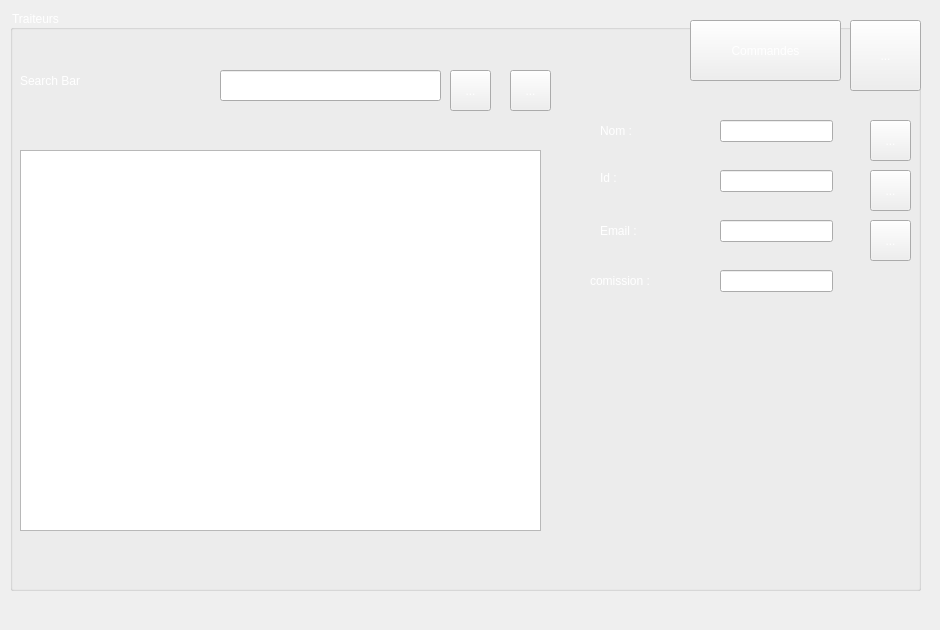
    <widget class="QWidget" name="traiteurs">
     <widget class="QLabel" name="label_37">
      <property name="geometry">
       <rect>
        <x>0</x>
        <y>0</y>
        <width>931</width>
        <height>621</height>
       </rect>
      </property>
      <property name="text">
       <string/>
      </property>
      <property name="pixmap">
       <pixmap resource="src.qrc">:/ressource/mariage.jpg</pixmap>
      </property>
      <property name="scaledContents">
       <bool>true</bool>
      </property>
     </widget>
     <widget class="QGroupBox" name="groupBox_3">
      <property name="geometry">
       <rect>
        <x>10</x>
        <y>10</y>
        <width>911</width>
        <height>581</height>
       </rect>
      </property>
      <property name="styleSheet">
       <string notr="true">color: rgb(255, 255, 255);</string>
      </property>
      <property name="title">
       <string>Traiteurs</string>
      </property>
      <widget class="QLineEdit" name="nomtrait">
       <property name="geometry">
        <rect>
         <x>710</x>
         <y>110</y>
         <width>113</width>
         <height>22</height>
        </rect>
       </property>
       <property name="styleSheet">
        <string notr="true">color: rgb(0, 0, 0);</string>
       </property>
      </widget>
      <widget class="QLineEdit" name="idtrait">
       <property name="geometry">
        <rect>
         <x>710</x>
         <y>160</y>
         <width>113</width>
         <height>22</height>
        </rect>
       </property>
       <property name="styleSheet">
        <string notr="true">color: rgb(0, 0, 0);</string>
       </property>
      </widget>
      <widget class="QLineEdit" name="mailtrait">
       <property name="geometry">
        <rect>
         <x>710</x>
         <y>210</y>
         <width>113</width>
         <height>22</height>
        </rect>
       </property>
       <property name="styleSheet">
        <string notr="true">color: rgb(0, 0, 0);</string>
       </property>
      </widget>
      <widget class="QLineEdit" name="comission">
       <property name="geometry">
        <rect>
         <x>710</x>
         <y>260</y>
         <width>113</width>
         <height>22</height>
        </rect>
       </property>
       <property name="styleSheet">
        <string notr="true">color: rgb(0, 0, 0);</string>
       </property>
      </widget>
      <widget class="QLabel" name="label_39">
       <property name="geometry">
        <rect>
         <x>590</x>
         <y>110</y>
         <width>55</width>
         <height>21</height>
        </rect>
       </property>
       <property name="text">
        <string>Nom :</string>
       </property>
      </widget>
      <widget class="QLabel" name="label_40">
       <property name="geometry">
        <rect>
         <x>590</x>
         <y>160</y>
         <width>55</width>
         <height>16</height>
        </rect>
       </property>
       <property name="text">
        <string>Id :</string>
       </property>
      </widget>
      <widget class="QLabel" name="label_41">
       <property name="geometry">
        <rect>
         <x>590</x>
         <y>210</y>
         <width>55</width>
         <height>21</height>
        </rect>
       </property>
       <property name="text">
        <string>Email :</string>
       </property>
      </widget>
      <widget class="QLabel" name="label_43">
       <property name="geometry">
        <rect>
         <x>580</x>
         <y>261</y>
         <width>71</width>
         <height>20</height>
        </rect>
       </property>
       <property name="text">
        <string>comission :</string>
       </property>
      </widget>
      <widget class="QToolButton" name="toolButton_5">
       <property name="geometry">
        <rect>
         <x>840</x>
         <y>10</y>
         <width>71</width>
         <height>71</height>
        </rect>
       </property>
       <property name="text">
        <string>...</string>
       </property>
       <property name="icon">
        <iconset resource="src.qrc">
         <normaloff>:/ressource/leftwards-black-arrow-emoji-by-twitter.png</normaloff>:/ressource/leftwards-black-arrow-emoji-by-twitter.png</iconset>
       </property>
       <property name="iconSize">
        <size>
         <width>250</width>
         <height>250</height>
        </size>
       </property>
      </widget>
      <widget class="QToolButton" name="toolButton_6">
       <property name="geometry">
        <rect>
         <x>860</x>
         <y>110</y>
         <width>41</width>
         <height>41</height>
        </rect>
       </property>
       <property name="text">
        <string>...</string>
       </property>
       <property name="icon">
        <iconset resource="src.qrc">
         <normaloff>:/ressource/add.png</normaloff>:/ressource/add.png</iconset>
       </property>
       <property name="iconSize">
        <size>
         <width>250</width>
         <height>250</height>
        </size>
       </property>
      </widget>
      <widget class="QToolButton" name="toolButton_7">
       <property name="geometry">
        <rect>
         <x>860</x>
         <y>160</y>
         <width>41</width>
         <height>41</height>
        </rect>
       </property>
       <property name="text">
        <string>...</string>
       </property>
       <property name="icon">
        <iconset resource="src.qrc">
         <normaloff>:/ressource/Delete.png</normaloff>:/ressource/Delete.png</iconset>
       </property>
       <property name="iconSize">
        <size>
         <width>250</width>
         <height>250</height>
        </size>
       </property>
      </widget>
      <widget class="QToolButton" name="toolButton_8">
       <property name="geometry">
        <rect>
         <x>860</x>
         <y>210</y>
         <width>41</width>
         <height>41</height>
        </rect>
       </property>
       <property name="text">
        <string>...</string>
       </property>
       <property name="icon">
        <iconset resource="src.qrc">
         <normaloff>:/ressource/settings.png</normaloff>:/ressource/settings.png</iconset>
       </property>
       <property name="iconSize">
        <size>
         <width>250</width>
         <height>250</height>
        </size>
       </property>
      </widget>
      <widget class="QTableView" name="TableTrait">
       <property name="geometry">
        <rect>
         <x>10</x>
         <y>140</y>
         <width>521</width>
         <height>381</height>
        </rect>
       </property>
       <property name="styleSheet">
        <string notr="true">color: rgb(0, 0, 0);</string>
       </property>
      </widget>
      <widget class="QLabel" name="label_44">
       <property name="geometry">
        <rect>
         <x>10</x>
         <y>50</y>
         <width>201</width>
         <height>41</height>
        </rect>
       </property>
       <property name="styleSheet">
        <string notr="true">font: 24pt &quot;Sachiko&quot;;
color: rgb(255, 255, 255);</string>
       </property>
       <property name="text">
        <string>Search Bar</string>
       </property>
      </widget>
      <widget class="QLineEdit" name="search">
       <property name="geometry">
        <rect>
         <x>210</x>
         <y>60</y>
         <width>221</width>
         <height>31</height>
        </rect>
       </property>
       <property name="styleSheet">
        <string notr="true">font: 10pt &quot;MS Shell Dlg 2&quot;;
color: rgb(0, 0, 0);</string>
       </property>
      </widget>
      <widget class="QToolButton" name="toolButton_11">
       <property name="geometry">
        <rect>
         <x>440</x>
         <y>60</y>
         <width>41</width>
         <height>41</height>
        </rect>
       </property>
       <property name="text">
        <string>...</string>
       </property>
       <property name="icon">
        <iconset resource="src.qrc">
         <normaloff>:/ressource/upp.png</normaloff>:/ressource/upp.png</iconset>
       </property>
       <property name="iconSize">
        <size>
         <width>250</width>
         <height>250</height>
        </size>
       </property>
      </widget>
      <widget class="QToolButton" name="toolButton_12">
       <property name="geometry">
        <rect>
         <x>500</x>
         <y>60</y>
         <width>41</width>
         <height>41</height>
        </rect>
       </property>
       <property name="text">
        <string>...</string>
       </property>
       <property name="icon">
        <iconset resource="src.qrc">
         <normaloff>:/ressource/downn.png</normaloff>:/ressource/downn.png</iconset>
       </property>
       <property name="iconSize">
        <size>
         <width>250</width>
         <height>250</height>
        </size>
       </property>
      </widget>
      <widget class="QPushButton" name="pushButton_5">
       <property name="geometry">
        <rect>
         <x>680</x>
         <y>10</y>
         <width>151</width>
         <height>61</height>
        </rect>
       </property>
       <property name="styleSheet">
        <string notr="true">background-image: url(:/ressource/mariage.jpg);
color: rgb(255, 255, 255);
font: 18pt &quot;Sachiko&quot;;</string>
       </property>
       <property name="text">
        <string>Commandes</string>
       </property>
      </widget>
     </widget>
    </widget>
